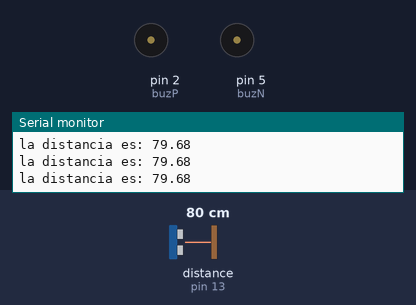
Recording of a sketch running on a simulated Arduino Uno, built with avr-gcc and run on an emulated ATmega328P. Parts: buzzer (waves = sounding, pin HIGH), the last lines printed to the serial monitor. Wiring (inferred from the names in the program): ultrasonic range finder: trigger pin 12; echo pin 13. Inputs (shaded band) come from the test bench; at power-on: distance to the obstacle (sensor on pin 13) 80 cm. The echo pulse lasts 58.3 µs per cm; pins used as bus, display or sensor lines are not drawn.

Above: at 1.2 s.
1.3 s: distance to the obstacle (sensor on pin 13) set to 54 cm
4.3 s: distance to the obstacle (sensor on pin 13) set to 48 cm
At 4.59 s:
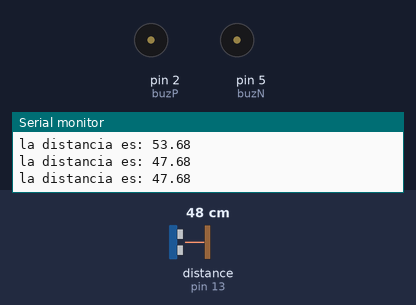
7.3 s: distance to the obstacle (sensor on pin 13) set to 35 cm
10.3 s: distance to the obstacle (sensor on pin 13) set to 60 cm
11.8 s: distance to the obstacle (sensor on pin 13) set to 18 cm
At 12.18 s:
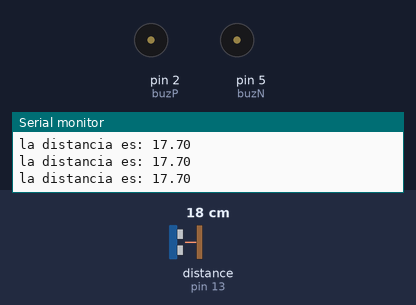
Timing chart, 0 to 15.8 s (numbered marks = the images above; inputs shaded):
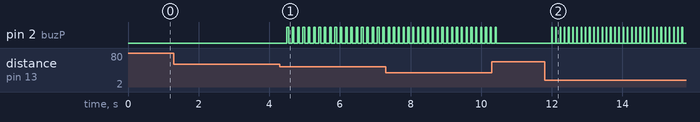

The sketch:

sketch_jul03b.ino
```cpp
const int trig = 12, echo = 13, vcc = 11;
const int buzN = 5, buzP = 2;
void setup() {
  // put your setup code here, to run once:
  pinMode(trig, OUTPUT);
  pinMode(echo, INPUT);
  pinMode(vcc, OUTPUT);
  pinMode(buzN, OUTPUT);
  pinMode(buzP, OUTPUT);
  digitalWrite(vcc, HIGH);
  digitalWrite(buzN, LOW);
  digitalWrite(buzP, LOW);
  Serial.begin(9600);
}

void loop() {
  // Código para mandar el pulso del "disparador".
  digitalWrite(trig, LOW);
  delayMicroseconds(2);
  digitalWrite(trig, HIGH);
  delayMicroseconds(5);
  digitalWrite(trig, LOW);

  // código para el echo
  float tiempo = pulseIn(echo, HIGH)/2;
  float distancia = 0.0343*tiempo;

  Serial.print("la distancia es: ");
  Serial.println(distancia);
  delay(100);

  if(distancia < 50){
    digitalWrite(buzP, HIGH);
    delay(distancia);
    digitalWrite(buzP, LOW);
  }
  else{
    digitalWrite(buzP, LOW);
  }


}
```

Measured:
- the behaviour switches between 51 and 50 cm on distance to the obstacle (sensor on pin 13) (found by bisection; images 0 and 1)
- after the input at 4.3 s, pin 2 (buzP): alternates HIGH for 0.05 s and LOW for 0.10 s, starting after 0.20 s
- after the input at 10.3 s, pin 2 (buzP): goes on until 10.4 s, then stays LOW
- after the input at 11.8 s, pin 2 (buzP): alternates HIGH for 0.02 s and LOW for 0.10 s, starting after 0.19 s
